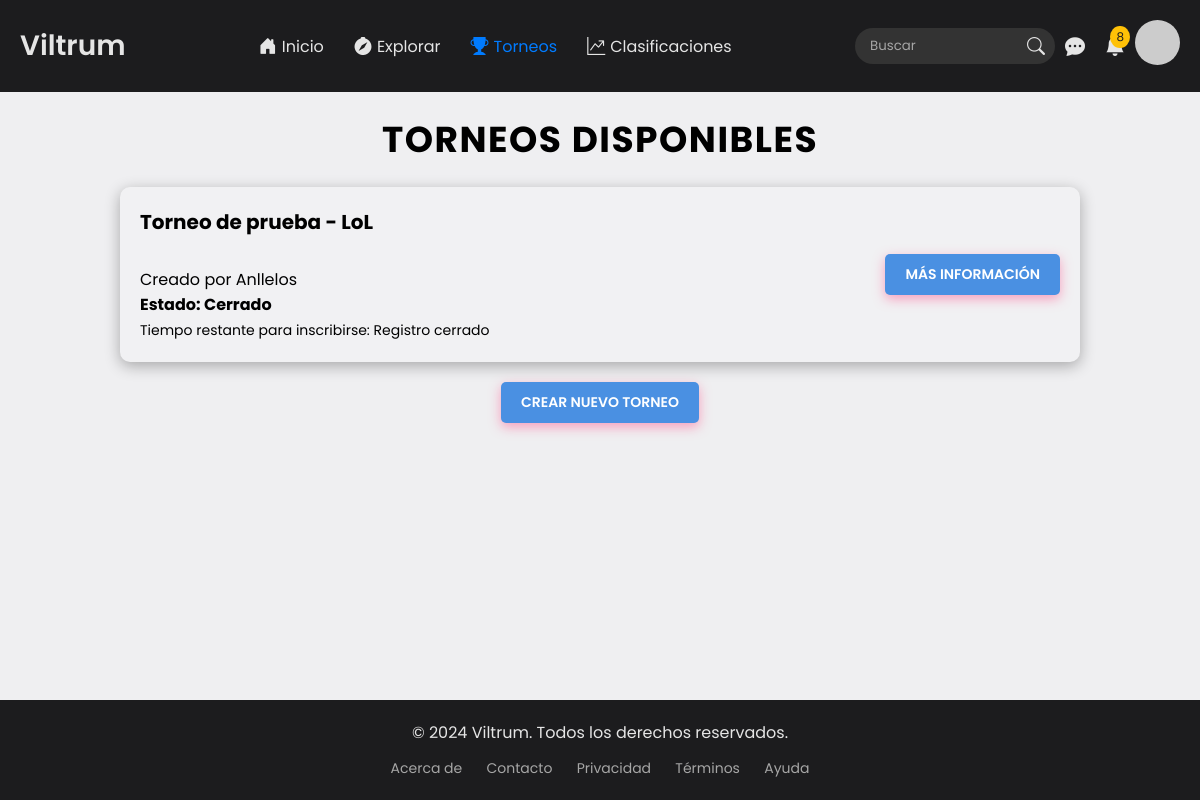
Page /tournaments/ (signed in) on the committed database.
### tournaments/models.py (models this page shows, shortened)
class Tournament(models.Model):
    GAME_CHOICES = [
        ("LoL", "League of Legends"),
        ("D2", "Dota 2"),
        ("CSGO", "Counter-Strike: Global Offensive"),
        ("VAL", "Valorant"),
        ("OW", "Overwatch"),
        ("PUBG", "PlayerUnknown's Battlegrounds"),
        ("FORT", "Fortnite"),
        ("Apex", "Apex Legends"),
        ("R6", "Rainbow Six Siege"),
        ("RL", "Rocket League")
    ]
    owner = models.ForeignKey(User, on_delete=models.CASCADE)  # Relación con el usuario
    name = models.CharField(max_length=255)
    game = models.CharField(max_length=255, choices=GAME_CHOICES)
    created_at = models.DateTimeField(auto_now_add=True)
    registration_deadline = models.DateTimeField(default=timezone.now() + timedelta(hours=72))  # Default to 72 hours after creation
    start_date = models.DateTimeField(null=True, blank=True)  # Start date of the tournament
    end_date = models.DateTimeField(null=True, blank=True)  # End date of the tournament
    status = models.BooleanField(max_length=20, default=True)  # Default status is "True"
    max_members = models.IntegerField(default=10)  # Define max members
    members = models.ManyToManyField(User, related_name='tournaments', blank=True)

### tournaments/views.py (the view)
# urls.py: path('tournaments/', views.list_tournaments, name='tournaments'),
def list_tournaments(request):
    tournaments = Tournament.objects.all()
    tournaments_list = []
    for tournament in tournaments:
        remaining_time = tournament.registration_deadline - timezone.now()
        if remaining_time > timedelta(0):
            days = remaining_time.days
            hours, remainder = divmod(remaining_time.seconds, 3600)
            minutes, _ = divmod(remainder, 60)
            inscription_time = f"Días: {days}, Horas: {hours}, Minutos: {minutes}"
            if not tournament.status:
                tournament.status = True
                tournament.save()
        else:
            inscription_time = "Registro cerrado"
            tournament.status = False
            tournament.save()
        tournaments_list.append({
            'tournament': tournament,
            'inscription_time': inscription_time,
        })
    return render(request, 'tournaments.html', {'tournaments_list': tournaments_list})

### core/context_processors.py (called while the page is built)
def user_role(request):
    if request.user.is_authenticated:
        if request.user.groups.filter(name='Sponsor').exists():
            return {'role': 'sponsor'}
        elif request.user.groups.filter(name='Gamer').exists():
            return {'role': 'gamer'}
        else:
            return {'role': 'other'}
    return {'role': 'guest'}

def notifications(request):
    if request.user.is_authenticated:
        notifications = NotificationSystem.objects.filter(receiver=request.user).order_by('-created_at')[:8]
        return {'notifications': notifications}
    return {'notifications': []}

def verification(request):
    if request.user.is_authenticated:
        verificate = ExtendedData.objects.filter(user=request.user, user_verification=True)
        if verificate.exists():
            return {'verified':True}
        else:
            return {'verified':False}
    return {'verified':False}

### tournaments/templates/tournaments.html (shortened to what this page needs)
{% extends 'template.html' %}
{% load static %}
{% block extra_css %}
<link rel="stylesheet" href="{% static 'css/tournaments.css' %}">
{% endblock %}
{% block content %}
<div class="tournament-list">
    <h2>Torneos Disponibles</h2>
    <ul>
        {% for tournament in tournaments_list %}
        <li>
            <div>
                <strong>{{ tournament.tournament.name }} - {{ tournament.tournament.game }}</strong><br>
                <span class="Owner">Creado por {{ tournament.tournament.owner.username }}</span> <br>
                <span class="tournament-status">Estado: {% if tournament.tournament.status %} Abierto {% else %} Cerrado {% endif %}</span><br>
                <span class="time-remaining">Tiempo restante para inscribirse:  {{tournament.inscription_time}}</span>
            </div>
            <a href="{% url 'view_tournament' tournament.tournament.id %}">Más información</a>
        </li>
        {% empty %}
        <li>No hay torneos disponibles en este momento.</li>
        {% endfor %}
    </ul>
    <a class="new-tournament-link" href="{% url 'crear_torneo' %}">Crear Nuevo Torneo</a>
</div>
{% endblock %}

### core/static/core/css/template.css (style rules this page uses)
* { font-family: 'Poppins', sans-serif; margin: 0; padding: 0; box-sizing: border-box; }
body { background-color: #1C1C1E; color: #E5E5E5; display: flex; flex-direction: column; min-height: 100vh; }

### users/static/css/tournaments.css (style rules this page uses)
h2 { text-align: center; margin-top: 20px; font-size: 36px; color: #000000; font-weight: 700; letter-spacing: 1.5px; text-transform: uppercase; }
span { color: black; }
.tournament-list ul { list-style: none; padding: 0; width: 80%; margin: 20px auto; }
.tournament-list li { background: rgba(255, 255, 255, 0.1); color: #000000; padding: 20px; margin-bottom: 20px; border-radius: 10px; display: flex; align-items: center; justify-content: space-between; box-shadow: 0 4px 15px rgba(0, 0, 0, 0.3); }
.tournament-list li div { max-width: 70%; }
.tournament-list strong { font-size: 20px; display: block; margin-bottom: 5px; color: #000000; }
.tournament-status { font-weight: bold; color: #000000; }
.time-remaining { font-size: 14px; color: #000000; }
.tournament-list a, .tournament-list button { background-color: #4A90E2; color: white; padding: 10px 20px; text-decoration: none; border-radius: 5px; font-size: 14px; font-weight: 600; text-transform: uppercase; transition: background-color 0.3s ease; box-shadow: 0px 4px 12px rgba(255, 79, 139, 0.5); }
.new-tournament-link { display: block; text-align: center; margin: 20px auto; width: fit-content; background-color: #6a00f4; }

### rows in the picture
Tournament: tournament.name "Torneo de prueba", tournament.game "LoL", tournament.owner.username "Anllelos", status "Cerrado", inscription_time "Registro cerrado"

### other values in the picture
{{ notifications|length }} "8"
